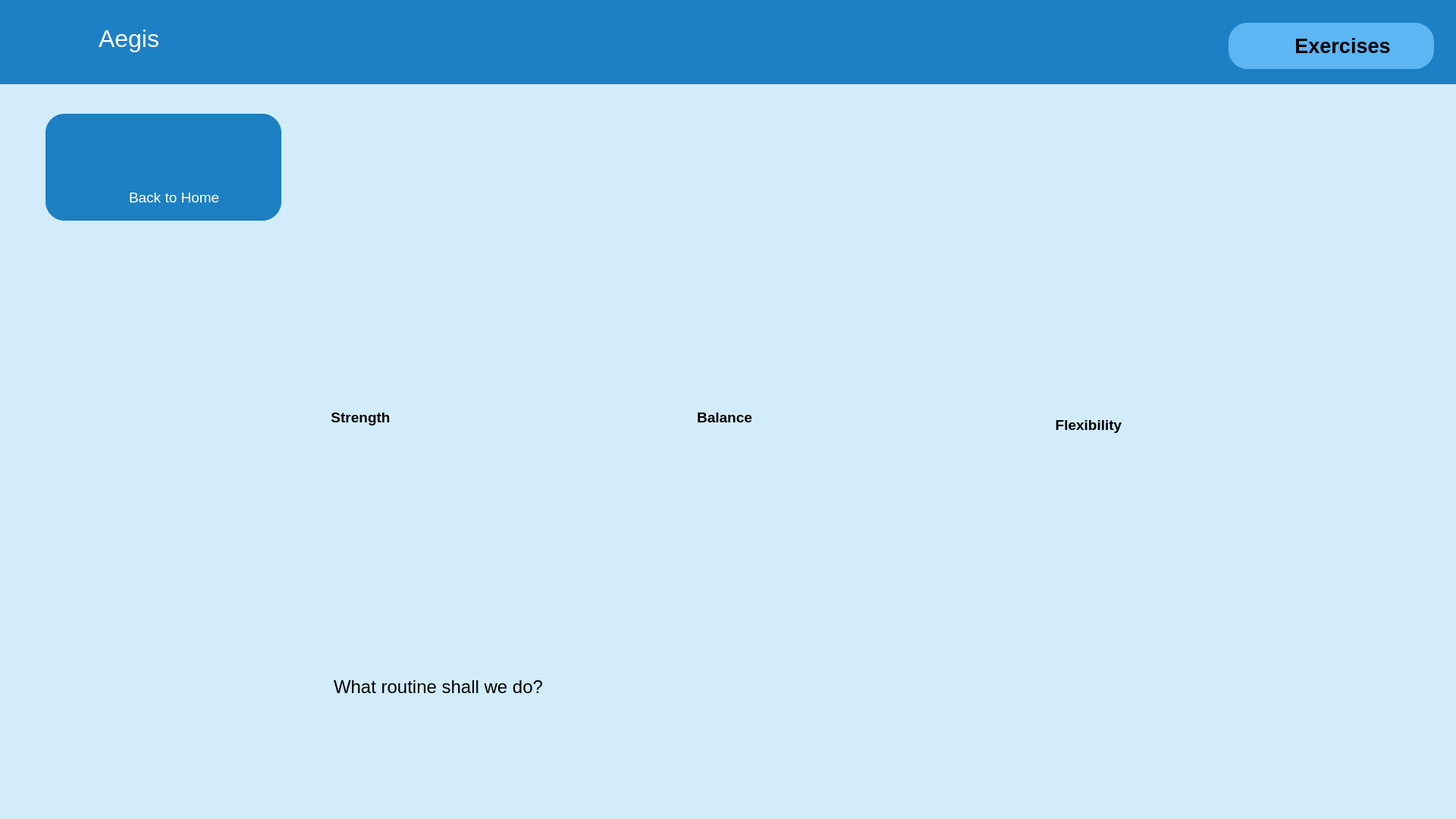
<?xml version="1.0" encoding="UTF-8"?>
<ui version="4.0">
 <class>RoutineSelectWindow</class>
 <widget class="QMainWindow" name="RoutineSelectWindow">
  <property name="geometry">
   <rect>
    <x>0</x>
    <y>0</y>
    <width>1920</width>
    <height>1080</height>
   </rect>
  </property>
  <property name="font">
   <font>
    <weight>75</weight>
    <bold>true</bold>
   </font>
  </property>
  <property name="contextMenuPolicy">
   <enum>Qt::NoContextMenu</enum>
  </property>
  <property name="windowTitle">
   <string>RoutineSelectWindow</string>
  </property>
  <property name="layoutDirection">
   <enum>Qt::LeftToRight</enum>
  </property>
  <property name="autoFillBackground">
   <bool>false</bool>
  </property>
  <property name="styleSheet">
   <string notr="true">background-color: #D2ECFA;border: none</string>
  </property>
  <property name="toolButtonStyle">
   <enum>Qt::ToolButtonTextUnderIcon</enum>
  </property>
  <widget class="QWidget" name="centralWidget">
   <widget class="QToolButton" name="btnBalance">
    <property name="geometry">
     <rect>
      <x>810</x>
      <y>390</y>
      <width>291</width>
      <height>321</height>
     </rect>
    </property>
    <property name="font">
     <font>
      <pointsize>14</pointsize>
      <weight>75</weight>
      <bold>true</bold>
     </font>
    </property>
    <property name="focusPolicy">
     <enum>Qt::NoFocus</enum>
    </property>
    <property name="contextMenuPolicy">
     <enum>Qt::NoContextMenu</enum>
    </property>
    <property name="styleSheet">
     <string notr="true">background-color: #D2ECFA;border: none</string>
    </property>
    <property name="text">
     <string notr="true">Balance</string>
    </property>
    <property name="icon">
     <iconset resource="homepage.qrc">
      <normaloff>:/new/prefix1/exer_balance.PNG</normaloff>:/new/prefix1/exer_balance.PNG</iconset>
    </property>
    <property name="iconSize">
     <size>
      <width>300</width>
      <height>240</height>
     </size>
    </property>
    <property name="popupMode">
     <enum>QToolButton::InstantPopup</enum>
    </property>
    <property name="toolButtonStyle">
     <enum>Qt::ToolButtonTextUnderIcon</enum>
    </property>
   </widget>
   <widget class="QToolButton" name="btnStrength">
    <property name="geometry">
     <rect>
      <x>330</x>
      <y>390</y>
      <width>291</width>
      <height>321</height>
     </rect>
    </property>
    <property name="font">
     <font>
      <pointsize>14</pointsize>
      <weight>75</weight>
      <bold>true</bold>
     </font>
    </property>
    <property name="focusPolicy">
     <enum>Qt::NoFocus</enum>
    </property>
    <property name="styleSheet">
     <string notr="true">background-color: #D2ECFA;border: none</string>
    </property>
    <property name="text">
     <string notr="true">Strength</string>
    </property>
    <property name="icon">
     <iconset resource="homepage.qrc">
      <normaloff>:/new/prefix1/exer_strength.PNG</normaloff>:/new/prefix1/exer_strength.PNG</iconset>
    </property>
    <property name="iconSize">
     <size>
      <width>300</width>
      <height>300</height>
     </size>
    </property>
    <property name="popupMode">
     <enum>QToolButton::DelayedPopup</enum>
    </property>
    <property name="toolButtonStyle">
     <enum>Qt::ToolButtonTextUnderIcon</enum>
    </property>
   </widget>
   <widget class="QToolButton" name="btnFlexibility">
    <property name="geometry">
     <rect>
      <x>1290</x>
      <y>410</y>
      <width>291</width>
      <height>301</height>
     </rect>
    </property>
    <property name="font">
     <font>
      <pointsize>14</pointsize>
      <weight>75</weight>
      <bold>true</bold>
     </font>
    </property>
    <property name="focusPolicy">
     <enum>Qt::NoFocus</enum>
    </property>
    <property name="styleSheet">
     <string notr="true">background-color: #D2ECFA;border: none</string>
    </property>
    <property name="text">
     <string notr="true">Flexibility</string>
    </property>
    <property name="icon">
     <iconset resource="homepage.qrc">
      <normaloff>:/new/prefix1/exer_Flexibility.PNG</normaloff>:/new/prefix1/exer_Flexibility.PNG</iconset>
    </property>
    <property name="iconSize">
     <size>
      <width>300</width>
      <height>330</height>
     </size>
    </property>
    <property name="toolButtonStyle">
     <enum>Qt::ToolButtonTextUnderIcon</enum>
    </property>
   </widget>
   <widget class="QFrame" name="frame_2">
    <property name="geometry">
     <rect>
      <x>0</x>
      <y>0</y>
      <width>1921</width>
      <height>111</height>
     </rect>
    </property>
    <property name="styleSheet">
     <string notr="true">background-color: #1E80C4</string>
    </property>
    <property name="frameShape">
     <enum>QFrame::StyledPanel</enum>
    </property>
    <property name="frameShadow">
     <enum>QFrame::Raised</enum>
    </property>
    <widget class="QLabel" name="Aegis">
     <property name="geometry">
      <rect>
       <x>130</x>
       <y>20</y>
       <width>151</width>
       <height>61</height>
      </rect>
     </property>
     <property name="font">
      <font>
       <pointsize>24</pointsize>
      </font>
     </property>
     <property name="focusPolicy">
      <enum>Qt::NoFocus</enum>
     </property>
     <property name="styleSheet">
      <string notr="true">color: #ffffff</string>
     </property>
     <property name="text">
      <string>Aegis</string>
     </property>
    </widget>
    <widget class="QLabel" name="ExercisePageLabel_Icon">
     <property name="geometry">
      <rect>
       <x>1650</x>
       <y>40</y>
       <width>31</width>
       <height>41</height>
      </rect>
     </property>
     <property name="styleSheet">
      <string notr="true">background:transparent</string>
     </property>
     <property name="text">
      <string/>
     </property>
     <property name="pixmap">
      <pixmap>noun_Warmup.png</pixmap>
     </property>
     <property name="scaledContents">
      <bool>true</bool>
     </property>
    </widget>
    <widget class="QLabel" name="ExercisePageLabel_BG">
     <property name="geometry">
      <rect>
       <x>1620</x>
       <y>30</y>
       <width>271</width>
       <height>61</height>
      </rect>
     </property>
     <property name="sizePolicy">
      <sizepolicy hsizetype="Minimum" vsizetype="Fixed">
       <horstretch>0</horstretch>
       <verstretch>0</verstretch>
      </sizepolicy>
     </property>
     <property name="palette">
      <palette>
       <active>
        <colorrole role="Button">
         <brush brushstyle="SolidPattern">
          <color alpha="255">
           <red>91</red>
           <green>182</green>
           <blue>243</blue>
          </color>
         </brush>
        </colorrole>
        <colorrole role="Base">
         <brush brushstyle="SolidPattern">
          <color alpha="255">
           <red>91</red>
           <green>182</green>
           <blue>243</blue>
          </color>
         </brush>
        </colorrole>
        <colorrole role="Window">
         <brush brushstyle="SolidPattern">
          <color alpha="255">
           <red>91</red>
           <green>182</green>
           <blue>243</blue>
          </color>
         </brush>
        </colorrole>
       </active>
       <inactive>
        <colorrole role="Button">
         <brush brushstyle="SolidPattern">
          <color alpha="255">
           <red>91</red>
           <green>182</green>
           <blue>243</blue>
          </color>
         </brush>
        </colorrole>
        <colorrole role="Base">
         <brush brushstyle="SolidPattern">
          <color alpha="255">
           <red>91</red>
           <green>182</green>
           <blue>243</blue>
          </color>
         </brush>
        </colorrole>
        <colorrole role="Window">
         <brush brushstyle="SolidPattern">
          <color alpha="255">
           <red>91</red>
           <green>182</green>
           <blue>243</blue>
          </color>
         </brush>
        </colorrole>
       </inactive>
       <disabled>
        <colorrole role="Button">
         <brush brushstyle="SolidPattern">
          <color alpha="255">
           <red>91</red>
           <green>182</green>
           <blue>243</blue>
          </color>
         </brush>
        </colorrole>
        <colorrole role="Base">
         <brush brushstyle="SolidPattern">
          <color alpha="255">
           <red>91</red>
           <green>182</green>
           <blue>243</blue>
          </color>
         </brush>
        </colorrole>
        <colorrole role="Window">
         <brush brushstyle="SolidPattern">
          <color alpha="255">
           <red>91</red>
           <green>182</green>
           <blue>243</blue>
          </color>
         </brush>
        </colorrole>
       </disabled>
      </palette>
     </property>
     <property name="font">
      <font>
       <pointsize>20</pointsize>
      </font>
     </property>
     <property name="layoutDirection">
      <enum>Qt::LeftToRight</enum>
     </property>
     <property name="autoFillBackground">
      <bool>false</bool>
     </property>
     <property name="styleSheet">
      <string notr="true">background-color: #5BB6F3; border-radius: 25px;</string>
     </property>
     <property name="text">
      <string/>
     </property>
     <property name="alignment">
      <set>Qt::AlignCenter</set>
     </property>
    </widget>
    <widget class="QLabel" name="ExercisePageLabel_Words">
     <property name="geometry">
      <rect>
       <x>1650</x>
       <y>40</y>
       <width>241</width>
       <height>40</height>
      </rect>
     </property>
     <property name="sizePolicy">
      <sizepolicy hsizetype="Minimum" vsizetype="Fixed">
       <horstretch>0</horstretch>
       <verstretch>0</verstretch>
      </sizepolicy>
     </property>
     <property name="palette">
      <palette>
       <active>
        <colorrole role="Button">
         <brush brushstyle="SolidPattern">
          <color alpha="0">
           <red>0</red>
           <green>0</green>
           <blue>0</blue>
          </color>
         </brush>
        </colorrole>
        <colorrole role="Base">
         <brush brushstyle="SolidPattern">
          <color alpha="0">
           <red>0</red>
           <green>0</green>
           <blue>0</blue>
          </color>
         </brush>
        </colorrole>
        <colorrole role="Window">
         <brush brushstyle="SolidPattern">
          <color alpha="0">
           <red>0</red>
           <green>0</green>
           <blue>0</blue>
          </color>
         </brush>
        </colorrole>
       </active>
       <inactive>
        <colorrole role="Button">
         <brush brushstyle="SolidPattern">
          <color alpha="0">
           <red>0</red>
           <green>0</green>
           <blue>0</blue>
          </color>
         </brush>
        </colorrole>
        <colorrole role="Base">
         <brush brushstyle="SolidPattern">
          <color alpha="0">
           <red>0</red>
           <green>0</green>
           <blue>0</blue>
          </color>
         </brush>
        </colorrole>
        <colorrole role="Window">
         <brush brushstyle="SolidPattern">
          <color alpha="0">
           <red>0</red>
           <green>0</green>
           <blue>0</blue>
          </color>
         </brush>
        </colorrole>
       </inactive>
       <disabled>
        <colorrole role="Button">
         <brush brushstyle="SolidPattern">
          <color alpha="0">
           <red>0</red>
           <green>0</green>
           <blue>0</blue>
          </color>
         </brush>
        </colorrole>
        <colorrole role="Base">
         <brush brushstyle="SolidPattern">
          <color alpha="0">
           <red>0</red>
           <green>0</green>
           <blue>0</blue>
          </color>
         </brush>
        </colorrole>
        <colorrole role="Window">
         <brush brushstyle="SolidPattern">
          <color alpha="0">
           <red>0</red>
           <green>0</green>
           <blue>0</blue>
          </color>
         </brush>
        </colorrole>
       </disabled>
      </palette>
     </property>
     <property name="font">
      <font>
       <pointsize>20</pointsize>
       <weight>75</weight>
       <bold>true</bold>
      </font>
     </property>
     <property name="layoutDirection">
      <enum>Qt::LeftToRight</enum>
     </property>
     <property name="autoFillBackground">
      <bool>false</bool>
     </property>
     <property name="styleSheet">
      <string notr="true">background:transparent</string>
     </property>
     <property name="text">
      <string>Exercises</string>
     </property>
     <property name="alignment">
      <set>Qt::AlignCenter</set>
     </property>
    </widget>
    <widget class="QLabel" name="label">
     <property name="geometry">
      <rect>
       <x>40</x>
       <y>10</y>
       <width>71</width>
       <height>81</height>
      </rect>
     </property>
     <property name="text">
      <string/>
     </property>
     <property name="pixmap">
      <pixmap>project_aegis_launcher.png</pixmap>
     </property>
     <property name="scaledContents">
      <bool>true</bool>
     </property>
    </widget>
    <zorder>ExercisePageLabel_BG</zorder>
    <zorder>Aegis</zorder>
    <zorder>ExercisePageLabel_Icon</zorder>
    <zorder>ExercisePageLabel_Words</zorder>
    <zorder>label</zorder>
   </widget>
   <widget class="QLabel" name="BackButton_Icon">
    <property name="geometry">
     <rect>
      <x>170</x>
      <y>160</y>
      <width>81</width>
      <height>81</height>
     </rect>
    </property>
    <property name="layoutDirection">
     <enum>Qt::LeftToRight</enum>
    </property>
    <property name="styleSheet">
     <string notr="true">background: transparent</string>
    </property>
    <property name="text">
     <string/>
    </property>
    <property name="pixmap">
     <pixmap>Home - Copy.png</pixmap>
    </property>
    <property name="scaledContents">
     <bool>true</bool>
    </property>
   </widget>
   <widget class="QPushButton" name="BackButton_Button">
    <property name="geometry">
     <rect>
      <x>60</x>
      <y>150</y>
      <width>311</width>
      <height>141</height>
     </rect>
    </property>
    <property name="styleSheet">
     <string notr="true">background: #1C80C3; border-radius:25px;</string>
    </property>
    <property name="text">
     <string/>
    </property>
   </widget>
   <widget class="QLabel" name="label_2">
    <property name="geometry">
     <rect>
      <x>170</x>
      <y>250</y>
      <width>191</width>
      <height>20</height>
     </rect>
    </property>
    <property name="font">
     <font>
      <pointsize>14</pointsize>
     </font>
    </property>
    <property name="styleSheet">
     <string notr="true">background: transparent;color:white</string>
    </property>
    <property name="text">
     <string>Back to Home</string>
    </property>
   </widget>
   <widget class="QLabel" name="BackButton_Icon_2">
    <property name="geometry">
     <rect>
      <x>100</x>
      <y>240</y>
      <width>51</width>
      <height>41</height>
     </rect>
    </property>
    <property name="layoutDirection">
     <enum>Qt::LeftToRight</enum>
    </property>
    <property name="styleSheet">
     <string notr="true">background: transparent</string>
    </property>
    <property name="text">
     <string/>
    </property>
    <property name="pixmap">
     <pixmap>back white.png</pixmap>
    </property>
    <property name="scaledContents">
     <bool>true</bool>
    </property>
   </widget>
   <widget class="QLabel" name="Mascot">
    <property name="geometry">
     <rect>
      <x>0</x>
      <y>740</y>
      <width>331</width>
      <height>301</height>
     </rect>
    </property>
    <property name="text">
     <string/>
    </property>
    <property name="pixmap">
     <pixmap>mascot (3).png</pixmap>
    </property>
    <property name="scaledContents">
     <bool>true</bool>
    </property>
   </widget>
   <widget class="QLabel" name="SpeechBubble">
    <property name="geometry">
     <rect>
      <x>300</x>
      <y>830</y>
      <width>601</width>
      <height>151</height>
     </rect>
    </property>
    <property name="text">
     <string/>
    </property>
    <property name="pixmap">
     <pixmap>Path 1.png</pixmap>
    </property>
    <property name="scaledContents">
     <bool>true</bool>
    </property>
    <property name="wordWrap">
     <bool>false</bool>
    </property>
   </widget>
   <widget class="QLabel" name="label_3">
    <property name="geometry">
     <rect>
      <x>440</x>
      <y>870</y>
      <width>421</width>
      <height>71</height>
     </rect>
    </property>
    <property name="font">
     <font>
      <pointsize>18</pointsize>
     </font>
    </property>
    <property name="styleSheet">
     <string notr="true">background-color: transparent</string>
    </property>
    <property name="text">
     <string>What routine shall we do?</string>
    </property>
   </widget>
   <zorder>BackButton_Button</zorder>
   <zorder>btnBalance</zorder>
   <zorder>btnStrength</zorder>
   <zorder>btnFlexibility</zorder>
   <zorder>frame_2</zorder>
   <zorder>BackButton_Icon</zorder>
   <zorder>label_2</zorder>
   <zorder>BackButton_Icon_2</zorder>
   <zorder>Mascot</zorder>
   <zorder>SpeechBubble</zorder>
   <zorder>label_3</zorder>
  </widget>
 </widget>
 <layoutdefault spacing="6" margin="11"/>
 <resources>
  <include location="homepage.qrc"/>
 </resources>
 <connections/>
</ui>
